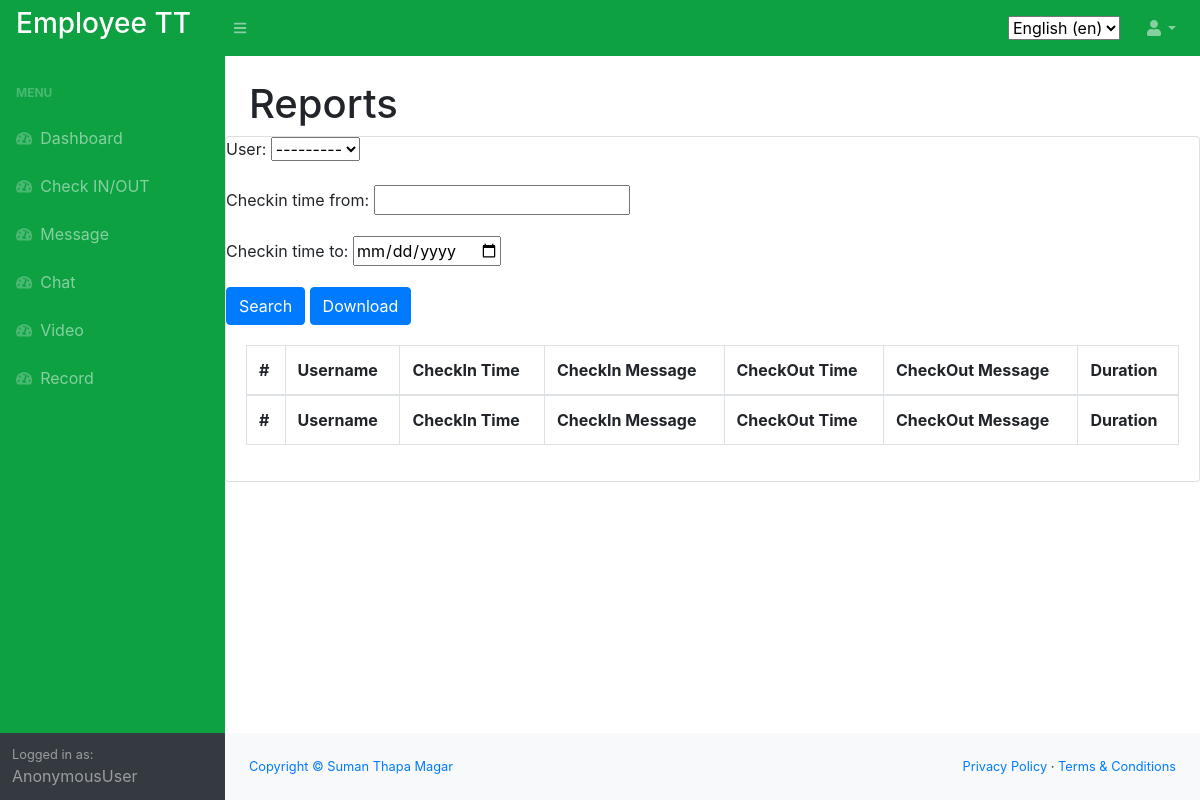
Before: /en/timecard/getreport/ with the older database file.
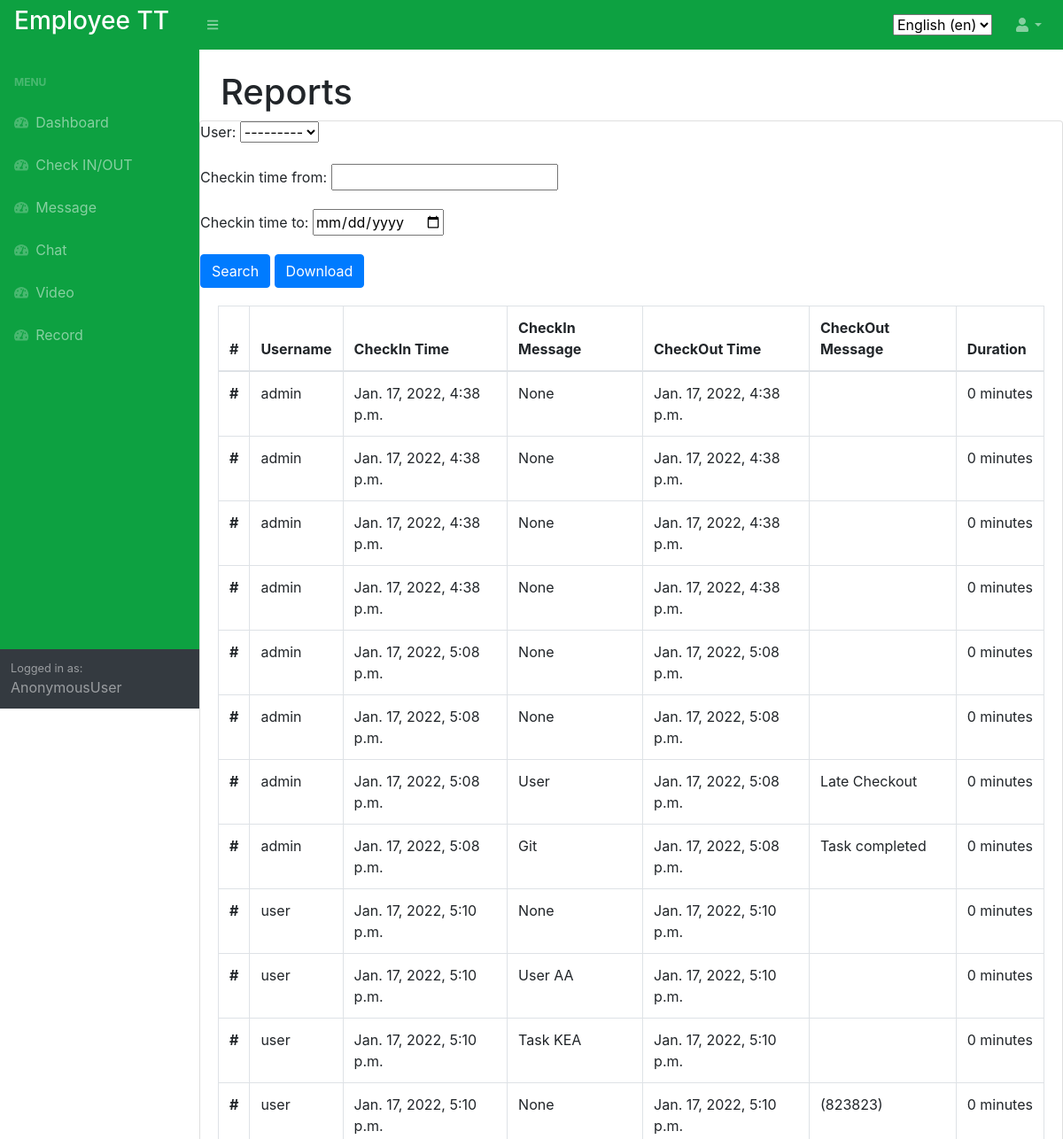
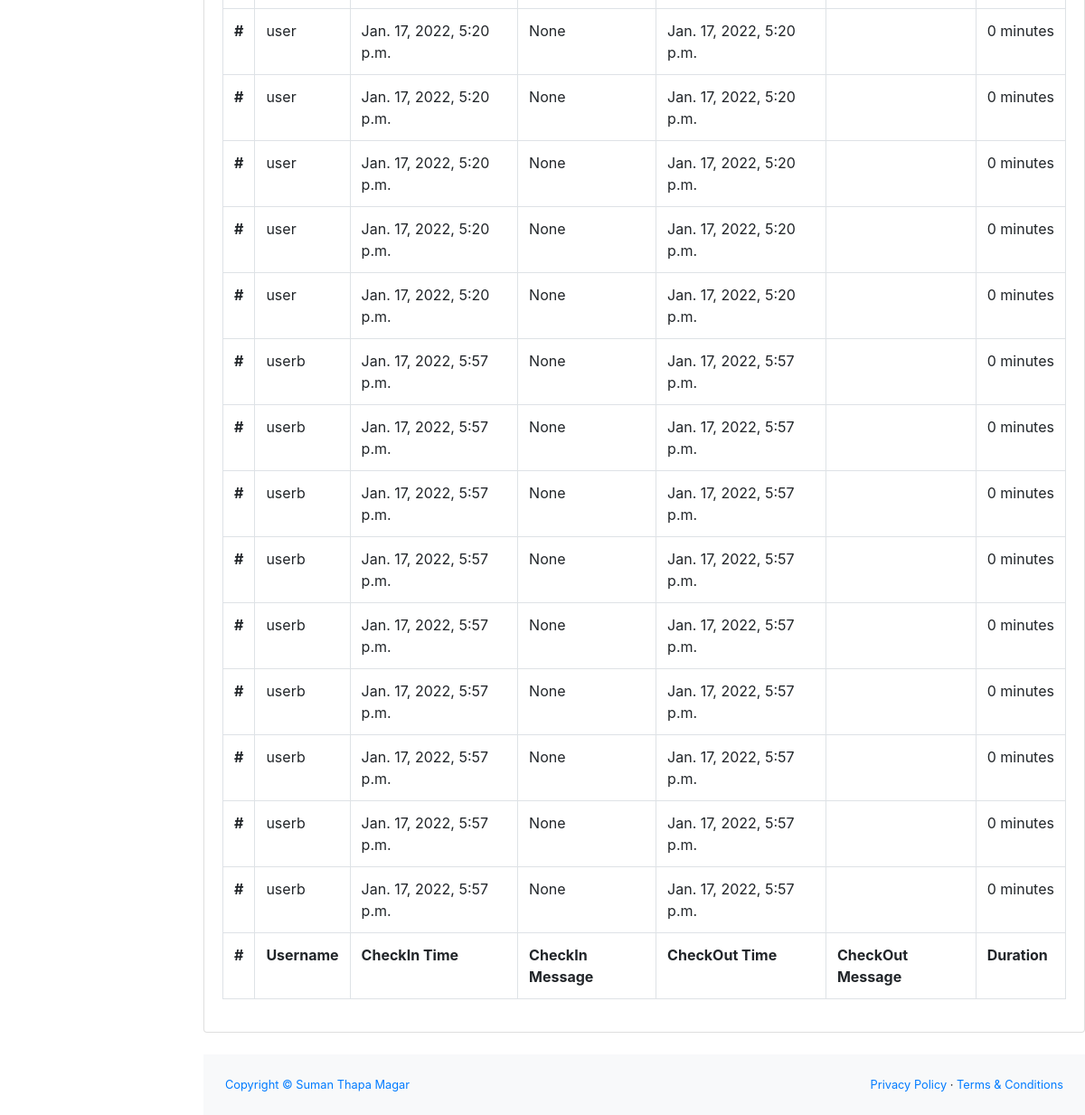
After: the same page with the newer database file (2 pictures, top to bottom).
### timecard/models.py (models this page shows, shortened)
class DailyLog(models.Model):
    checkin_time = models.DateTimeField(default=datetime.now, null=True, blank=True)
    checkin_message = models.CharField(max_length=500, null=True, blank=True)
    checkout_time = models.DateTimeField(default=datetime.now, blank=True)
    checkout_message = models.CharField(max_length=500, null=True, blank=True)
    status = models.IntegerField(blank=True, null=False)
    user = models.ForeignKey(User, on_delete=models.CASCADE)
    class Meta:
        verbose_name = _('Daily Log')
        verbose_name_plural = _('Daily Logs')

### timecard/views.py (the view)
# urls.py: path('getreport/', views.getreport, name='getreport'),
def getreport(request):
    records = DailyLog.objects.all()
    myFilter = ReportFilter(request.GET, queryset=records)
    records = myFilter.qs
    context = {'records': records, 'myFilter': myFilter}
    if request.method == 'GET':
        if 'download' in request.GET:
            response = HttpResponse(content_type='text/csv')
            response['Content-Disposition'] = 'attachment; filename="file.csv"'
            writer = csv.writer(response)
            writer.writerow([_('Username'), _('CheckIn Time'), _('CheckIN Message'), _('CheckOut Time'), _('CheckOut Message'), _('Duration'), _('Payment')])
            writer.writerow([''])
            total = 0
            rate = 0
            for r in records:
                try:
                    rates = Profile.objects.get(user_id=r.user_id)
                    if rates.rate_per_hour == None:
                        rate = 0
                    else:
                        rate = rates.rate_per_hour
                except:
                    pass
                duration = r.checkout_time - r.checkin_time
                days, seconds = duration.days, duration.seconds
                hours = days * 24 + seconds // 3600
                minutes = (seconds % 3600) // 60
                seconds = seconds % 60
                payment = (hours * rate) + (minutes * rate/60) + (seconds * rate/3600)
                total = total + payment
                writer.writerow([r.user.username, r.checkin_time, r.checkin_message, r.checkout_time, r.checkout_message, duration, payment])
            writer.writerow([''])
            writer.writerow([_('Total'), '', '', '', '', '', total])
            return response
    return render(request, 'timecard/getreport.html', context)

### timecard/templates/timecard/getreport.html
{% extends 'home/main.html' %}
{% load i18n %}
{% block content %}
<main>
    <div class="container-fluid">
        <h1 class="mt-4">{% trans "Reports" %}</h1>
    </div>
    <div class="card mb-4">
        <form method="get">
            {{ myFilter.form.as_p }}
            <button class="btn btn-primary" type="submit"  name="search">{% trans "Search" %}</button>
            <button class="btn btn-primary" type="submit" name="download">{% trans "Download" %}</button>
        </form>
        <div class="card-body">
            <div class="table-responsive">
                <table class="table table-bordered" id="dataTable" width="100%" cellspacing="0">
                    <thead>
                    <tr>
                        <th>#</th>
                        <th>{% trans "Username" %}</th>
                        <th>{% trans "CheckIn Time" %}</th>
                        <th>{% trans "CheckIn Message" %}</th>
                        <th>{% trans "CheckOut Time" %}</th>
                        <th>{% trans "CheckOut Message" %}</th>
                        <th>{% trans "Duration" %}</th>
                    </tr>
                    </thead>
                    <tfoot>
                    <tr>
                        <th>#</th>
                        <th>{% trans "Username" %}</th>
                        <th>{% trans "CheckIn Time" %}</th>
                        <th>{% trans "CheckIn Message" %}</th>
                        <th>{% trans "CheckOut Time" %}</th>
                        <th>{% trans "CheckOut Message" %}</th>
                        <th>{% trans "Duration" %}</th>
                    </tr>
                    </tfoot>
                    <tbody>
                    {% for r in records %}
                    <tr>
                        <th scope="row">#</th>
                        <td>{{ r.user.username }}</td>
                        <td>{{ r.checkin_time }}</td>
                        <td>{{ r.checkin_message }}</td>
                        <td>{{ r.checkout_time }}</td>
                        <td>{{ r.checkout_message }}</td>
                        <td>{{ r.checkout_time|timeuntil:r.checkin_time }}</td>
                    </tr>
                    {% endfor %}
                    </tbody>
                </table>
            </div>
        </div>
    </div>
</main>
{% endblock %}

Changed rows visible on the page:
added DailyLog: user.username "admin", checkin_time "Jan. 17, 2022, 4:38 p.m.", checkin_message "None", checkout_time "Jan. 17, 2022, 4:38 p.m.", checkout_time "0 minutes"
added DailyLog: user.username "admin", checkin_time "Jan. 17, 2022, 4:38 p.m.", checkin_message "None", checkout_time "Jan. 17, 2022, 4:38 p.m.", checkout_time "0 minutes"
added DailyLog: user.username "admin", checkin_time "Jan. 17, 2022, 4:38 p.m.", checkin_message "None", checkout_time "Jan. 17, 2022, 4:38 p.m.", checkout_time "0 minutes"
added DailyLog: user.username "admin", checkin_time "Jan. 17, 2022, 4:38 p.m.", checkin_message "None", checkout_time "Jan. 17, 2022, 4:38 p.m.", checkout_time "0 minutes"
added DailyLog: user.username "admin", checkin_time "Jan. 17, 2022, 5:08 p.m.", checkin_message "None", checkout_time "Jan. 17, 2022, 5:08 p.m.", checkout_time "0 minutes"
added DailyLog: user.username "admin", checkin_time "Jan. 17, 2022, 5:08 p.m.", checkin_message "None", checkout_time "Jan. 17, 2022, 5:08 p.m.", checkout_time "0 minutes"
added DailyLog: user.username "admin", checkin_time "Jan. 17, 2022, 5:08 p.m.", checkin_message "User", checkout_time "Jan. 17, 2022, 5:08 p.m.", checkout_message "Late Checkout", checkout_time "0 minutes"
added DailyLog: user.username "admin", checkin_time "Jan. 17, 2022, 5:08 p.m.", checkin_message "Git", checkout_time "Jan. 17, 2022, 5:08 p.m.", checkout_message "Task completed", checkout_time "0 minutes"
added DailyLog: user.username "user", checkin_time "Jan. 17, 2022, 5:10 p.m.", checkin_message "None", checkout_time "Jan. 17, 2022, 5:10 p.m.", checkout_time "0 minutes"
added DailyLog: user.username "user", checkin_time "Jan. 17, 2022, 5:10 p.m.", checkin_message "User AA", checkout_time "Jan. 17, 2022, 5:10 p.m.", checkout_time "0 minutes"
added DailyLog: user.username "user", checkin_time "Jan. 17, 2022, 5:10 p.m.", checkin_message "Task KEA", checkout_time "Jan. 17, 2022, 5:10 p.m.", checkout_time "0 minutes"
added DailyLog: user.username "user", checkin_time "Jan. 17, 2022, 5:10 p.m.", checkin_message "None", checkout_time "Jan. 17, 2022, 5:10 p.m.", checkout_message "(823823)", checkout_time "0 minutes"
added DailyLog: user.username "user", checkin_time "Jan. 17, 2022, 5:20 p.m.", checkin_message "None", checkout_time "Jan. 17, 2022, 5:20 p.m.", checkout_time "0 minutes"
added DailyLog: user.username "user", checkin_time "Jan. 17, 2022, 5:20 p.m.", checkin_message "None", checkout_time "Jan. 17, 2022, 5:20 p.m.", checkout_time "0 minutes"
added DailyLog: user.username "user", checkin_time "Jan. 17, 2022, 5:20 p.m.", checkin_message "None", checkout_time "Jan. 17, 2022, 5:20 p.m.", checkout_time "0 minutes"
added DailyLog: user.username "user", checkin_time "Jan. 17, 2022, 5:20 p.m.", checkin_message "None", checkout_time "Jan. 17, 2022, 5:20 p.m.", checkout_time "0 minutes"
added DailyLog: user.username "user", checkin_time "Jan. 17, 2022, 5:20 p.m.", checkin_message "None", checkout_time "Jan. 17, 2022, 5:20 p.m.", checkout_time "0 minutes"
added DailyLog: user.username "userb", checkin_time "Jan. 17, 2022, 5:57 p.m.", checkin_message "None", checkout_time "Jan. 17, 2022, 5:57 p.m.", checkout_time "0 minutes"
added DailyLog: user.username "userb", checkin_time "Jan. 17, 2022, 5:57 p.m.", checkin_message "None", checkout_time "Jan. 17, 2022, 5:57 p.m.", checkout_time "0 minutes"
added DailyLog: user.username "userb", checkin_time "Jan. 17, 2022, 5:57 p.m.", checkin_message "None", checkout_time "Jan. 17, 2022, 5:57 p.m.", checkout_time "0 minutes"
added DailyLog: user.username "userb", checkin_time "Jan. 17, 2022, 5:57 p.m.", checkin_message "None", checkout_time "Jan. 17, 2022, 5:57 p.m.", checkout_time "0 minutes"
added DailyLog: user.username "userb", checkin_time "Jan. 17, 2022, 5:57 p.m.", checkin_message "None", checkout_time "Jan. 17, 2022, 5:57 p.m.", checkout_time "0 minutes"
added DailyLog: user.username "userb", checkin_time "Jan. 17, 2022, 5:57 p.m.", checkin_message "None", checkout_time "Jan. 17, 2022, 5:57 p.m.", checkout_time "0 minutes"
added DailyLog: user.username "userb", checkin_time "Jan. 17, 2022, 5:57 p.m.", checkin_message "None", checkout_time "Jan. 17, 2022, 5:57 p.m.", checkout_time "0 minutes"
added DailyLog: user.username "userb", checkin_time "Jan. 17, 2022, 5:57 p.m.", checkin_message "None", checkout_time "Jan. 17, 2022, 5:57 p.m.", checkout_time "0 minutes"
added DailyLog: user.username "userb", checkin_time "Jan. 17, 2022, 5:57 p.m.", checkin_message "None", checkout_time "Jan. 17, 2022, 5:57 p.m.", checkout_time "0 minutes"
